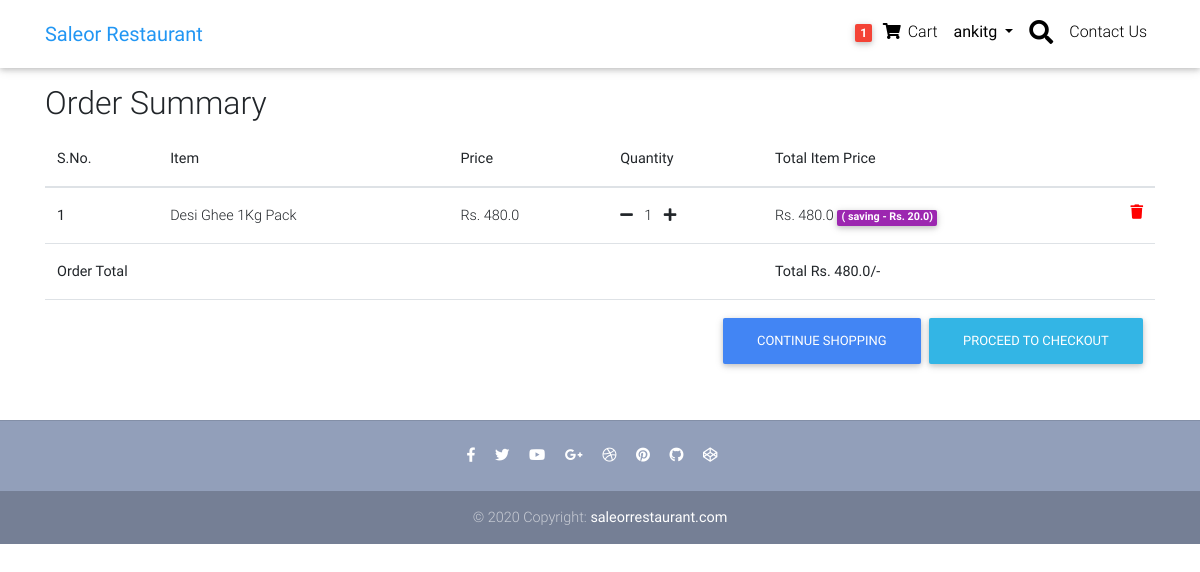
/order-summary/ (signed in), run on the app's committed database.
### restaurant/models.py (models this page shows, shortened)
class Order(models.Model):
    user = models.ForeignKey(settings.AUTH_USER_MODEL, on_delete=models.CASCADE)
    ref_code = models.CharField(max_length=20, blank=True, null=True)
    items = models.ManyToManyField(OrderItem)
    order_date = models.DateTimeField()
    ordered = models.BooleanField(default=False)
    billing_address = models.ForeignKey('BillingAddress', on_delete=models.SET_NULL, blank=True, null=True)
    payment = models.ForeignKey('Payment', on_delete=models.SET_NULL, blank=True, null=True)
    paytm_payment_id = models.CharField(max_length=100, null=True, blank=True)
    coupon = models.ForeignKey('Coupon', on_delete=models.SET_NULL, blank=True, null=True)
    status = models.CharField(max_length=50, choices=order_status, default='not_accepted')
    refund_requested = models.BooleanField(default=False)
    refund_granted = models.BooleanField(default=False)
    refund_completed = models.BooleanField(default=False)
    def get_total(self):
        total = 0
        for order_item in self.items.all():
            total += order_item.get_final_price()
        if self.coupon:
            total -= self.coupon.amount
        return total

class OrderItem(models.Model):
    user = models.ForeignKey(settings.AUTH_USER_MODEL, on_delete=models.CASCADE)
    item = models.ForeignKey(Item, on_delete=models.CASCADE)
    cartitem = models.IntegerField(default=1)
    ordered = models.BooleanField(default=False)
    def get_total_item_price(self):
        return self.cartitem * self.item.price
    def get_total_item_discount_price(self):
        return self.cartitem * self.item.discount_price
    def save_on_bill(self):
        return self.get_total_item_price() - self.get_total_item_discount_price()
    def get_final_price(self):
        if self.item.discount_price:
            return self.get_total_item_discount_price()
        return self.get_total_item_price()

class Item(models.Model):
    title = models.CharField(max_length=100)
    price = models.FloatField()
    discount_price = models.FloatField(blank=True, null=True)
    veg_or_nonveg = models.CharField(choices=dish_type, max_length=20)
    quantity = models.CharField(choices=quantity, max_length=20)
    image_url = models.URLField()
    slug = models.SlugField()

### restaurant/views.py (the view)
# urls.py: path('order-summary/', views.OrderSummaryView.as_view(), name="order-summary"),
class OrderSummaryView(LoginRequiredMixin, View):
    def get(self, *args, **kwargs):
        try:
            order = Order.objects.get(user=self.request.user, ordered=False)
            return render(self.request, 'restaurant/order-summary.html', {'object': order})
        except ObjectDoesNotExist:
            messages.warning(self.request, "Your cart is empty")
            return redirect('/')
        return render(self.request, 'restaurant/order-summary.html')

### restaurant/templatetags/cart_template_tags.py (called while the page is built)
@register.filter
def cart_item_count(user):
    if user.is_authenticated:
        queryset = Order.objects.filter(user=user, ordered=False)
        if queryset.exists():
            return queryset[0].items.count()
    return 0

### templates/restaurant/order-summary.html (shortened to what this page needs)
{% extends 'base.html' %}
{% block body %}
{% load static %}
<main>
    <div class="container">
        <div class="table-responsive text-nowrap">
            <table class="table">
                <thead>
                    <tr>
                        <th scope="col">S.No.</th>
                        <th scope="col">Item</th>
                        <th scope="col">Price</th>
                        <th scope="col">Quantity</th>
                        <th scope="col">Total Item Price</th>
                    </tr>
                </thead>
                <tbody>
                    <h2 class="mt-3">Order Summary</h2>
                    {% for order_item in object.items.all %}
                    <tr>
                        <th scope="row">{{forloop.counter}}</th>
                        <td>{{order_item.item.title}}</td>
                        <td>Rs. {% if order_item.item.discount_price %}
                            {{order_item.item.discount_price}}
                            {% else %}
                            {{order_item.item.price}}
                            {% endif %}</td>
                        <td><a href="{% url 'restaurant:remove_single_item_from_cart' order_item.item.slug %}"><i class="fa fa-minus mr-2" aria-hidden="true"></i></a>
                            {{order_item.cartitem}}
                            <a href="{% url 'restaurant:add-to-cart' order_item.item.slug %}"><i class="fa fa-plus ml-2" aria-hidden="true"></i></a>
                        </td>
                        <td>Rs.
                            {% if order_item.item.discount_price %}
                            {{order_item.get_total_item_discount_price}}
                            <span class="badge purple mr-1">( saving - Rs. {{order_item.save_on_bill}})</span>
                            {% else %}
                            {{order_item.get_total_item_price}}
                            {% endif %}
                        <a href="{% url 'restaurant:remove-from-cart' order_item.item.slug %}">
                            <i style="color: red;" class="fa fa-trash float-right" aria-hidden="true"></i>
                        </a>
                        </td>
                    </tr>
                    {% endfor %}
                    {% if object.items.all.count != 0 %}
                    <tr>
                        <td colspan="4"><b>Order Total</b></td>
                        <td><strong>Total Rs. {{object.get_total}}/-</strong></td>
                    </tr>
                    {%endif %}
                    {% if object.get_total > 1 %}
                    <tr>
                        <td colspan="5">
                            <a href="/checkout" class="btn btn-info float-right ml-2">Proceed to Checkout</a>
                            <a href="/" class="btn btn-primary float-right">Continue Shopping</a>
                        </td>
                    </tr>
                    {% endif %}
                </tbody>
            </table>
        </div>
    </div>
</main>
{% endblock body %}

### templates/base.html (shortened to what this page needs)
<!DOCTYPE html>
<html lang="en">
{% load static %}
{% load cart_template_tags %}
{% load socialaccount %}
<head>
  <link rel="stylesheet" href="https://use.fontawesome.com/releases/v5.11.2/css/all.css">
  <link href="{% static 'css/bootstrap.min.css' %}" rel="stylesheet">
  <link href="{% static 'css/mdb.min.css' %}" rel="stylesheet">
  <link href="{% static 'css/style.min.css' %}" rel="stylesheet">
</head>
<body>
  <nav class="navbar navbar-expand-lg navbar-light white scrolling-navbar">
    <div class="container">
      <a class="navbar-brand waves-effect" href="{% url 'restaurant:homePage' %}">
        <strong class="blue-text">Saleor Restaurant</strong>
      </a>
      <div class="collapse navbar-collapse" id="navbarSupportedContent">
        <ul class="navbar-nav">
          {% if request.user.is_authenticated %}
          <li class="nav-item">
            <a class="nav-link" href="{% url 'restaurant:order-summary' %}">
              <span class="badge red z-depth-1 mr-1"> {{request.user|cart_item_count}} </span>
              <i class="fas fa-shopping-cart"></i>
              <span class="clearfix"> Cart </span>
            </a>
          </li>
          <li class="nav-item">
            <div class="dropdown show">
              <a class="nav-link dropdown-toggle" href="#" role="button" id="dropdownMenuLink" data-toggle="dropdown"
                aria-haspopup="true" aria-expanded="false">
                <b>{{request.user.username}}</b>
              </a>
            </div>
          </li>
          {% endif %}
          <li class="nav-item">
              <a class="nav-link waves-effect" data-toggle="modal" data-target="#exampleModal">
                <i class="fa fa-search" style="font-size: x-large;" aria-hidden="true"></i>
              </a>
          </li>
          <li class="nav-item">
            <a class="nav-link" href="{% url 'restaurant:contact-us' %}">
              <span class="clearfix"> Contact Us </span>
            </a>
          </li>
        </ul>
      </div>
    </div>
  </nav>
  {% block body %}
  {% endblock body %}
  <footer class="page-footer text-center font-small mt-4 wow fadeIn">
    <hr class="my-4">
    <div class="pb-4">
      <a href="#" target="_blank">
        <i class="fab fa-facebook-f mr-3"></i>
      </a>
      <a href="#" target="_blank">
        <i class="fab fa-twitter mr-3"></i>
      </a>
      <a href="#" target="_blank">
        <i class="fab fa-youtube mr-3"></i>
      </a>
      <a href="#" target="_blank">
        <i class="fab fa-google-plus-g mr-3"></i>
      </a>
      <a href="#" target="_blank">
        <i class="fab fa-dribbble mr-3"></i>
      </a>
      <a href="#" target="_blank">
        <i class="fab fa-pinterest mr-3"></i>
      </a>
      <a href="#" target="_blank">
        <i class="fab fa-github mr-3"></i>
      </a>
      <a href="#" target="_blank">
        <i class="fab fa-codepen mr-3"></i>
      </a>
    </div>
    <div class="footer-copyright py-3">
      © 2020 Copyright:
      <a href="/"><b>saleorrestaurant.com</b> </a>
    </div>
  </footer>
  {% load static %}
</body>
</html>

### templates/base.html (style rules this page uses)
html, body, header, .carousel { height: 60vh; }

### data on the page
OrderItem: item "Desi Ghee 1Kg Pack", item.discount_price "480.0", cartitem "1", get_total_item_discount_price "480.0", save_on_bill "20.0"
Order: get_total "480.0"

### other printed values
{{ request.user|cart_item_count }} "1"
{{ request.user.username }} "ankitg"
